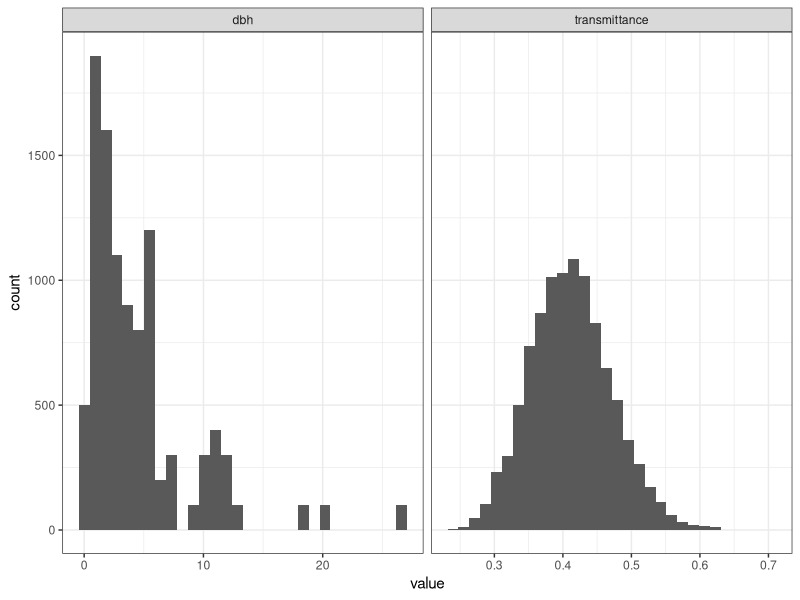
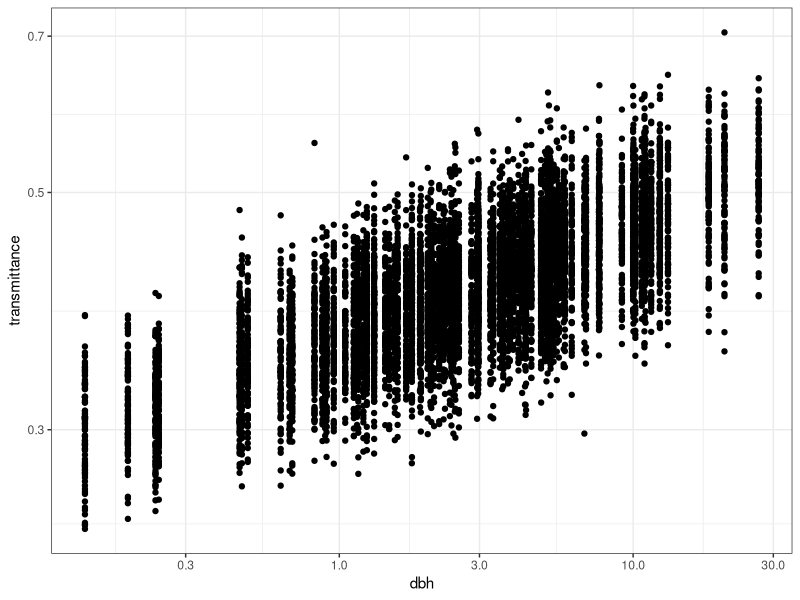
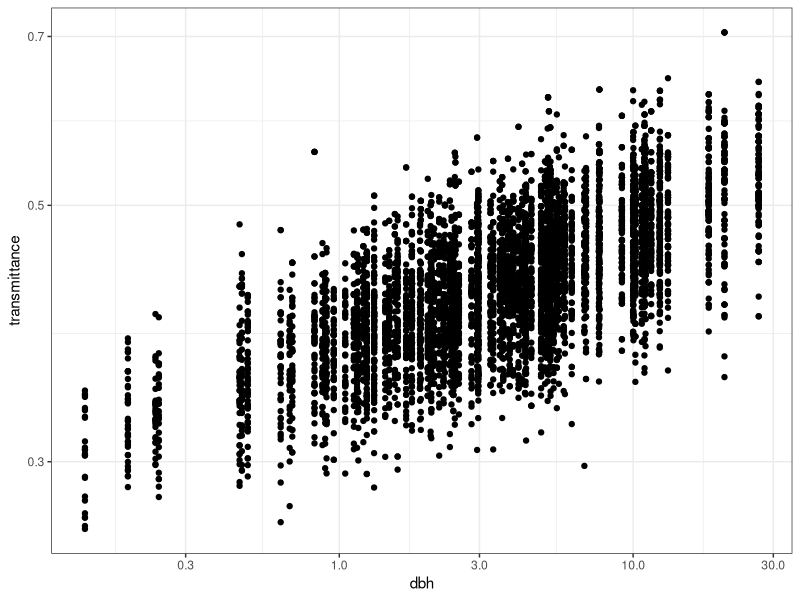
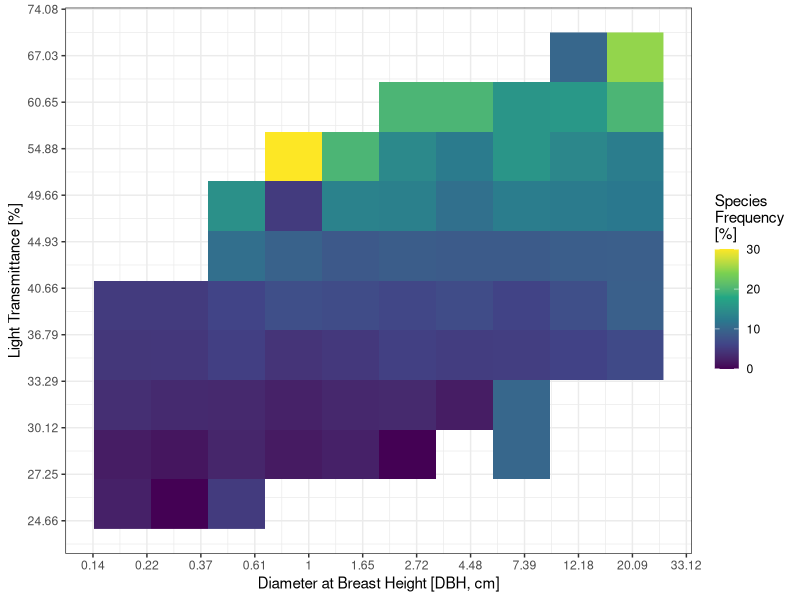

Source code (R) for these figures, in order:
## ---- chunk 1
#| message: false
#| warning: false
library(tidyverse)
set.seed(42)
## ---- chunk 2
background <- data_frame(dbh = rlnorm(100, meanlog = 1, sdlog = 1)) %>% 
  rowwise() %>% 
  mutate(transmittance = list(rlnorm(100, meanlog = 1/10*log(dbh)-1, sdlog = 0.1))) %>% 
  unnest(transmittance)
## ---- chunk 3
background %>% 
  gather(variable, value) %>% 
  ggplot(aes(value)) +
  geom_histogram() +
  theme_bw() +
  facet_wrap(~ variable, scales = "free_x")
## ---- chunk 4
ggplot(background, aes(dbh, transmittance)) +
  geom_point() +
  scale_x_log10() +
  scale_y_log10() +
  theme_bw()
## ---- chunk 5
O_1 <- 0.7
iota <- 0
inv_logit <- function(x) 1/(1+exp(-x))
data <- background %>% 
  mutate(suitability = inv_logit(-1*(log(transmittance) - (O_1 + iota*log(dbh)))^2)) %>% 
  rowwise() %>% 
  mutate(presence = list(as.numeric(rbernoulli(10, p = suitability)))) %>% 
  unnest(presence)
data %>% 
  filter(presence == 1) %>% 
  nrow()
## ---- chunk 6
data %>% 
  filter(presence == 1) %>% 
  ggplot(aes(dbh, transmittance)) +
  geom_point() +
  scale_x_log10() +
  scale_y_log10() +
  theme_bw()
## ---- chunk 7
data %>% 
  mutate(log_dbh_bin = cut_interval(log(dbh), n = 10),
         log_trans_bin = cut_interval(log(transmittance), n = 10)) %>% 
  group_by(presence, log_dbh_bin, log_trans_bin) %>% 
  summarise(n = n()) %>% 
  mutate(presence = recode(as.character(presence),
                           "1" = "presence", "0" = "absence")) %>% 
  pivot_wider(names_from = presence, values_from = n) %>% 
  mutate_at(vars(c("absence", "presence")), ~ ifelse(is.na(.), 0, .)) %>% 
  mutate(freq = presence/(presence+absence)) %>% 
  ungroup() %>% 
  mutate_at(vars(c("log_dbh_bin", "log_trans_bin")),
            ~gsub(c("\\[|]|\\(|)"), "", .)) %>% 
  separate(log_dbh_bin, c("log_dbh_bin_l", "log_dbh_bin_h"),
           sep = ",", convert = TRUE) %>% 
  separate(log_trans_bin, c("log_trans_bin_l", "log_trans_bin_h"),
           sep = ",", convert = TRUE) %>% 
  rowwise() %>% 
  mutate(log_dbh = mean(c(log_dbh_bin_l, log_dbh_bin_h)),
         log_trans = mean(c(log_trans_bin_l, log_trans_bin_h))) %>% 
  select(log_dbh, log_trans, freq) %>% 
  ggplot(aes(log_dbh, log_trans, fill = freq*100)) +
  geom_raster() +
  theme_bw() +
  scale_fill_viridis_c("Species\nFrequency\n[%]") +
  scale_x_continuous("Diameter at Breast Height [DBH, cm]",
                     n.breaks = 10, labels = ~round(exp(.),2)) +
  scale_y_continuous("Light Transmittance [%]",
                     n.breaks = 10, labels = ~round(exp(.)*100,2))
